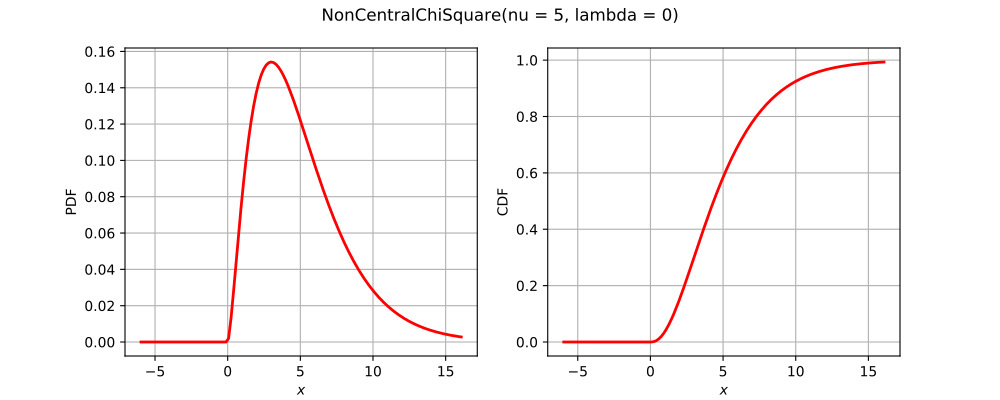

Source code (Python):
import openturns as ot
from matplotlib import pyplot as plt
from openturns.viewer import View
if ot.NonCentralChiSquare().__class__.__name__ == 'Bernoulli':
    distribution = ot.Bernoulli(0.7)
elif ot.NonCentralChiSquare().__class__.__name__ == 'Binomial':
    distribution = ot.Binomial(5, 0.2)
elif ot.NonCentralChiSquare().__class__.__name__ == 'Hypergeometric':
    distribution = ot.Hypergeometric(10, 4, 7)
elif ot.NonCentralChiSquare().__class__.__name__ == 'CumulativeDistributionNetwork':
    coll = [ot.Normal(2),ot.Dirichlet([0.5, 1.0, 1.5])]
    distribution = ot.CumulativeDistributionNetwork(coll, ot.BipartiteGraph([[0,1], [0,1]]))
elif ot.NonCentralChiSquare().__class__.__name__ == 'Histogram':
    distribution = ot.Histogram([-1.0, 0.5, 1.0, 2.0], [0.45, 0.4, 0.15])
elif ot.NonCentralChiSquare().__class__.__name__ == 'KernelMixture':
    kernel = ot.Uniform()
    sample = ot.Normal().getSample(5)
    bandwith = [1.0]
    distribution = ot.KernelMixture(kernel, bandwith, sample)
elif ot.NonCentralChiSquare().__class__.__name__ == 'MaximumDistribution':
    coll = [ot.Uniform(2.5, 3.5), ot.LogUniform(1.0, 1.2), ot.Triangular(2.0, 3.0, 4.0)]
    distribution = ot.MaximumDistribution(coll)
elif ot.NonCentralChiSquare().__class__.__name__ == 'Multinomial':
    distribution = ot.Multinomial(5, [0.2])
elif ot.NonCentralChiSquare().__class__.__name__ == 'RandomMixture':
    coll = [ot.Triangular(0.0, 1.0, 5.0), ot.Uniform(-2.0, 2.0)]
    weights = [0.8, 0.2]
    cst = 3.0
    distribution = ot.RandomMixture(coll, weights, cst)
elif ot.NonCentralChiSquare().__class__.__name__ == 'TruncatedDistribution':
    distribution = ot.TruncatedDistribution(ot.Normal(2.0, 1.5), 1.0, 4.0)
elif ot.NonCentralChiSquare().__class__.__name__ == 'UserDefined':
    distribution = ot.UserDefined([[0.0], [1.0], [2.0]], [0.2, 0.7, 0.1])
elif ot.NonCentralChiSquare().__class__.__name__ == 'ZipfMandelbrot':
    distribution = ot.ZipfMandelbrot(10, 2.5, 0.3)
else:
    distribution = ot.NonCentralChiSquare()
dimension = distribution.getDimension()
title = str(distribution)[:100].split('\n')[0]
if dimension == 1:
    distribution.setDescription(['$x$'])
    pdf_graph = distribution.drawPDF()
    cdf_graph = distribution.drawCDF()
    fig = plt.figure(figsize=(10, 4))
    pdf_axis = fig.add_subplot(121)
    cdf_axis = fig.add_subplot(122)
    View(pdf_graph, figure=fig, axes=[pdf_axis], add_legend=False)
    View(cdf_graph, figure=fig, axes=[cdf_axis], add_legend=False)
    fig.suptitle(title)
elif dimension == 2:
    distribution.setDescription(['$x_1$', '$x_2$'])
    pdf_graph = distribution.drawPDF()
    pdf_graph.setTitle(title)
    fig = plt.figure(figsize=(10, 5))
    pdf_axis = fig.add_subplot(111)
    View(pdf_graph, figure=fig, axes=[pdf_axis], add_legend=False, square_axes=False)
